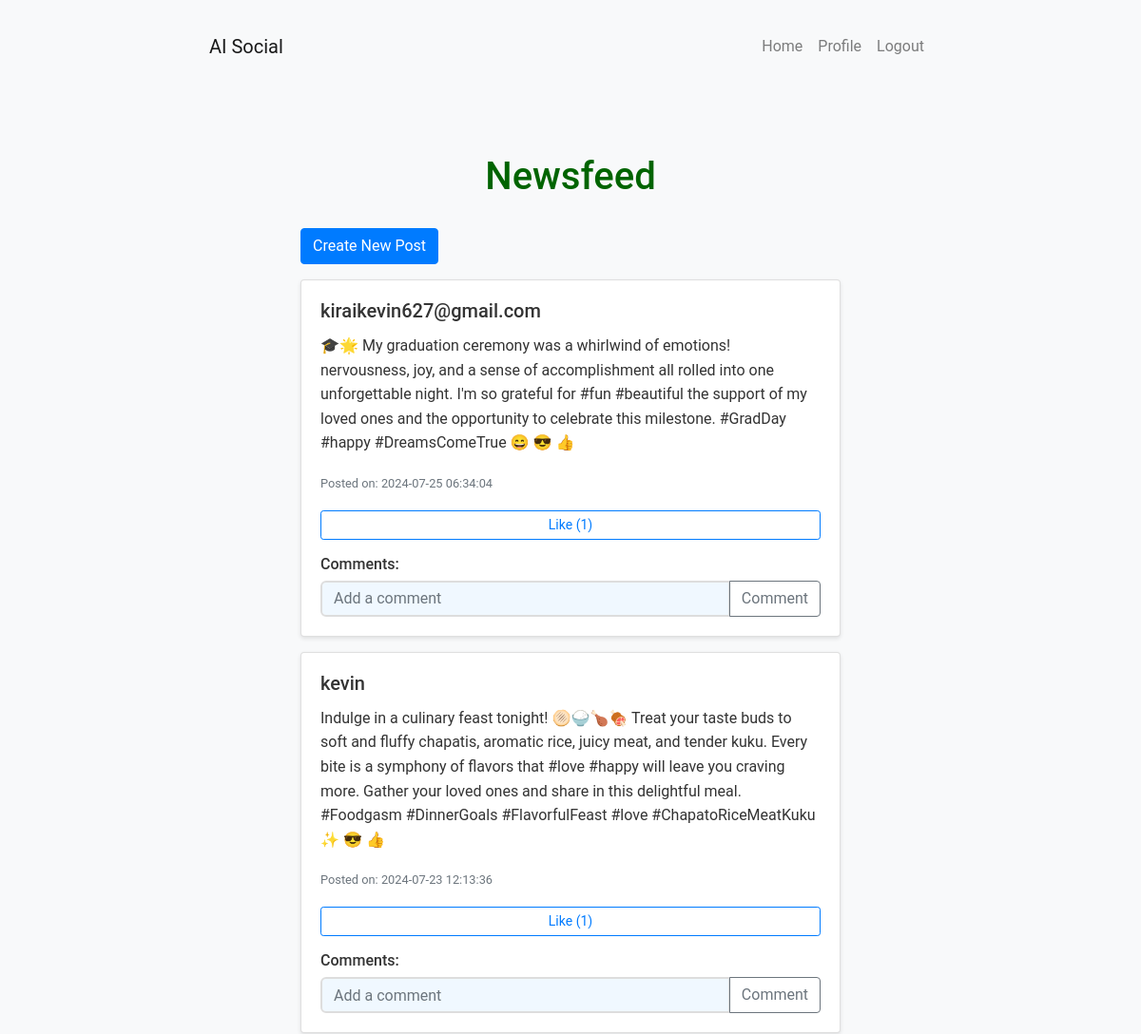
Page / (signed in, upper part) on the earlier database version.
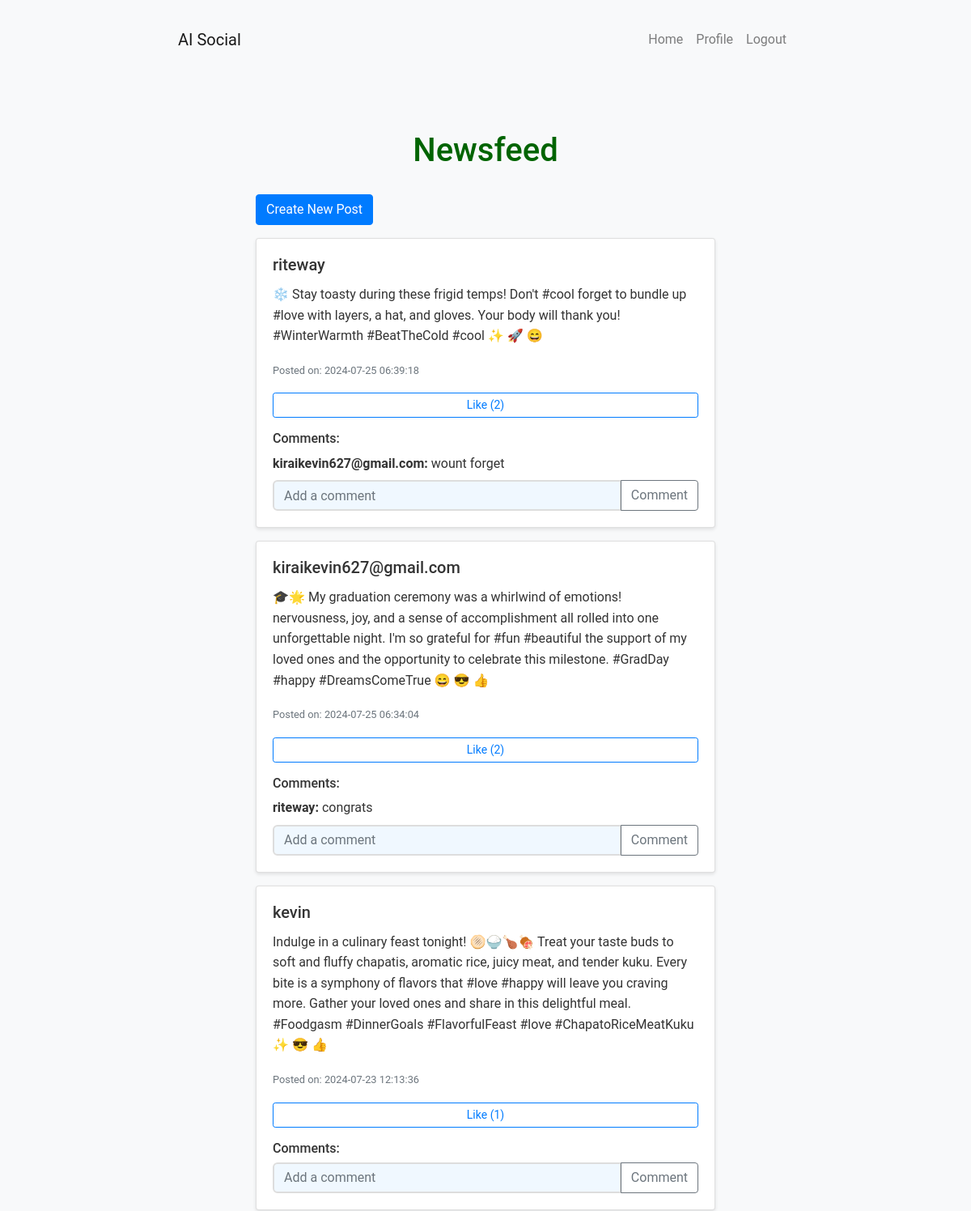
Same page on the later database version.
### models.py (models this page shows)
class Post(db.Model):
    id = db.Column(db.Integer, primary_key=True)
    content = db.Column(db.Text, nullable=False)
    timestamp = db.Column(db.DateTime, index=True, default=datetime.utcnow)
    user_id = db.Column(db.Integer, db.ForeignKey('user.id'))
    comments = db.relationship('Comment', backref='post', lazy='dynamic')
    likes = db.relationship('Like', backref='post', lazy='dynamic')

class User(UserMixin, db.Model):
    id = db.Column(db.Integer, primary_key=True)
    username = db.Column(db.String(64), unique=True, nullable=False)
    password = db.Column(db.String(128), nullable=False)
    posts = db.relationship('Post', backref='author', lazy='dynamic')
    comments = db.relationship('Comment', backref='author', lazy='dynamic')
    likes = db.relationship('Like', backref='user', lazy='dynamic')

class Comment(db.Model):
    id = db.Column(db.Integer, primary_key=True)
    content = db.Column(db.Text, nullable=False)
    timestamp = db.Column(db.DateTime, index=True, default=datetime.utcnow)
    user_id = db.Column(db.Integer, db.ForeignKey('user.id'))
    post_id = db.Column(db.Integer, db.ForeignKey('post.id'))

### app.py (the view)
@app.route('/')
@login_required
def newsfeed():
    posts = Post.query.order_by(Post.timestamp.desc()).all()
    return render_template('newsfeed.html', posts=posts)

### app.py (called while the page is built)
@login_manager.user_loader
def load_user(user_id):
    return User.query.get(int(user_id))

### templates/newsfeed.html
{% extends "base.html" %}
{% block content %}
<div class="container">
    <h1>Newsfeed</h1>
    <a href="{{ url_for('new_post') }}" class="btn btn-primary mb-3">Create New Post</a>
    {% for post in posts %}
        <div class="card mb-3">
            <div class="card-body">
                <h5 class="card-title">{{ post.author.username }}</h5>
                <p class="card-text">{{ post.content }}</p>
                <p class="card-text"><small class="text-muted">Posted on: {{ post.timestamp.strftime('%Y-%m-%d %H:%M:%S') }}</small></p>
                <form action="{{ url_for('like_post', post_id=post.id) }}" method="post" class="d-inline">
                    <button type="submit" class="btn btn-outline-primary btn-sm">Like ({{ post.likes.count() }})</button>
                </form>
                <h6 class="mt-3">Comments:</h6>
                {% for comment in post.comments %}
                    <p class="mb-1"><strong>{{ comment.author.username }}:</strong> {{ comment.content }}</p>
                {% endfor %}
                <form action="{{ url_for('comment_post', post_id=post.id) }}" method="post" class="mt-2">
                    <div class="input-group">
                        <input type="text" name="content" class="form-control" placeholder="Add a comment">
                        <div class="input-group-append">
                            <button type="submit" class="btn btn-outline-secondary">Comment</button>
                        </div>
                    </div>
                </form>
            </div>
        </div>
    {% endfor %}
</div>
{% endblock %}

### templates/base.html (shortened to what this page needs)
<!DOCTYPE html>
<html lang="en">
<head>
    <link rel="stylesheet" href="https://stackpath.bootstrapcdn.com/bootstrap/4.5.2/css/bootstrap.min.css">
    <link rel="stylesheet" href="{{ url_for('static', filename='styles.css') }}">
</head>
<body>
    <nav class="navbar navbar-expand-lg navbar-light bg-light">
        <div class="container">
            <a class="navbar-brand" href="{{ url_for('newsfeed') }}">AI Social</a>
            <div class="collapse navbar-collapse" id="navbarNav">
                <ul class="navbar-nav ml-auto">
                    {% if current_user.is_authenticated %}
                        <li class="nav-item">
                            <a class="nav-link" href="{{ url_for('newsfeed') }}">Home</a>
                        </li>
                        <li class="nav-item">
                            <a class="nav-link" href="{{ url_for('profile', username=current_user.username) }}">Profile</a>
                        </li>
                        <li class="nav-item">
                            <a class="nav-link" href="{{ url_for('logout') }}">Logout</a>
                        </li>
                    {% endif %}
                </ul>
            </div>
        </div>
    </nav>
    <div class="container mt-4">
        {% block content %}{% endblock %}
    </div>
</body>
</html>

### static/styles.css (style rules this page uses)
:root { --bg-color: #f0f8ff; --text-color: #333; --header-color: #006400; --section-bg: #ffffff; --button-bg: #4CAF50; --button-hover: #45a049; --input-border: #ddd; --result-bg: #e6e6e6; }
body { font-family: 'Roboto', Arial, sans-serif; line-height: 1.6; margin: 0; padding: 0; background-color: var(--bg-color); color: var(--text-color); transition: background-color 0.3s, color 0.3s; }
.container { width: 80%; max-width: 1200px; margin: auto; overflow: hidden; padding: 20px; }
h1 { color: var(--header-color); text-align: center; font-size: 2.5em; margin-bottom: 30px; }
input[type="text"], input[type="password"], input[type="number"], textarea, select { width: 100%; padding: 12px; margin-bottom: 15px; border: 2px solid var(--input-border); border-radius: 6px; font-size: 16px; transition: border-color 0.3s; background-color: var(--bg-color); color: var(--text-color); }
button { display: block; width: 100%; padding: 12px; background: var(--button-bg); color: white; border: none; border-radius: 6px; font-size: 18px; cursor: pointer; transition: background-color 0.3s; }
body { background-color: #f8f9fa; }
.container { max-width: 800px; }
.card { box-shadow: 0 2px 4px rgba(0,0,0,0.1); }

Differences in the rows shown:
added Post: author.username "riteway", content "❄️ Stay toasty during these frigid temps! Don't #cool forget to bundle up #love with layers, a hat, and gloves. Your body will thank you! #WinterWarmth #BeatTheCold #cool ✨ 🚀 😄", timestamp "2024-07-25 06:39:18", likes.count "2"
added Comment: author.username "kiraikevin627@gmail.com", content "wount forget", shown under "riteway"
computed for Post "kiraikevin627@gmail.com": likes.count "1" → "2"
added Comment: author.username "riteway", content "congrats", shown under Post "kiraikevin627@gmail.com"
